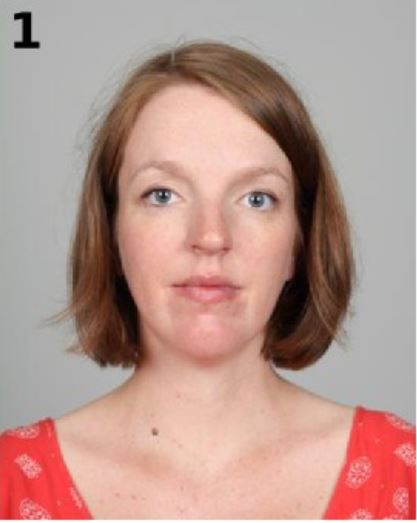
%> input picture 1.JPG, 417 x 523 px, given in place of D101.gif, which was not available
$ octave ClassResultsFast.m   (GNU Octave 9; MATLAB toolbox functions it lacks are replaced by stand-ins)
%> lines starting %> are read from the running program, lines starting %| are printed output that depends on the picture; pictures that were not available may be replaced by others from this repository, and a replacement may not be noted
### car2.m
%% car2(): Feautures extraction function
% This function creates a set of ideal filters and applies them to the
% input images. Aafter that, the energy is calculated for each resulting
% filtered image
% .The output is a features vector with the same size as the rings number
function features=car2(im)
%> called with im = 'D101.gif'

%%
% Randomly select a pixel within the image range and create a new subimage
% _cort_
ima=imread(im);
%> ima is the input picture: size 523x417x3 uint8; mean R, G, B 183.6, 150.4, 142
[l1 l2 l3]=size(ima);
%> l1 = 523; l2 = 417; l3 = 3
l=randi(l1-100);
r=randi(l2-100);
cort=ima((l:l+99),(r:r+99));
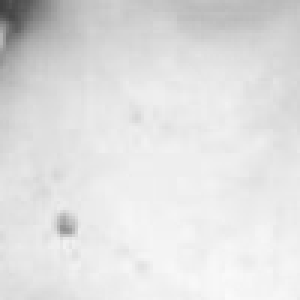
%> cort: size 100x100 uint8 (shown 3 times larger); min 64, max 250, mean 223.5


[b c]=spect1(cort); % Calls the _spect1()_ function
[x,y]=size(b);

n=50; % Rings number
if x>=y
h=x/n;

end

%%
% Calculate energy in horizontal spectrum rings

Eh=[];
for i=1:n/2
    f=0;
    g=lpfilter('ideal',x,y,h*i);
    g2=1-lpfilter('ideal',x,y,h*(i-1));
    fi=b.*g.*g2;
    d=uint8(ifft2(fi));
    e=sum(d(:));
    Eh(i)=e;
%   if i<=16
% figure(4),subplot(4,4,i),imshow(d),title(e);
%     end

end

%%
% Calculate energy in vertical spectrum rings adn display the reconstructed
% image after the applied filter

Ev=[];
for i=1:n/2

    g=lpfilter('ideal',x,y,h*i);
    g2=1-lpfilter('ideal',x,y,h*(i-1));
    fi=c.*g.*g2;

    d=uint8(ifft2(fi));
    e=sum(d(:));
%   if i<=16
% figure(4),subplot(4,4,i),imshow(d),title(e);
%     end

    Ev(i)=e;
end

Eh=Eh/max(Eh);
Ev=Ev/max(Ev);

%%
% Features vector and output of the function
features(1:25)=Eh;
features(26:50)=Ev;
% figure,bar(features)

### spect1.m
%% Fourier transform function and preprocessing
% This function applies a Sobel filter for 0° and 90° , after that both are
% transformed to the frequency domain and the outputs are the resulting
% images

%% Function declaration
% In this part the image is the input for the function and as result the
% output are two images
function [fh, fv]=spect1(ima)
ima=imresize(ima,.5);
%> ima: size 50x50 uint8
[fil,col,capa]=size(ima);
%> fil = 50; col = 50; capa = 1

%% Sobel filtering
% If the image is in RGB converts to grayscale
if capa==3
    grey(ima);
end

imaexp=zeros(fil+2,col+2);
[fil,col]=size(imaexp);
%> fil = 52; col = 52
for i=2:fil-1
    for j=2:col-1
        imaexp(i,j)=double(ima(i-1,j-1));
    end
end

%%
% *Apply the convolution matrix for horizontal filtering*
%%

%CM=[-1, 0, 1;-2, 0, 2; -1, 0, 1]
for i=2:fil-1
    for j=2:col-1
        Hh(i-1,j-1)=(1*imaexp(i-1,j-1)+ 0*imaexp(i-1,j)+(-1)*imaexp(i-1,j+1)+2*imaexp(i,j-1)+(0)*imaexp(i,j)-2*imaexp(i,j+1)+(1)*imaexp(i+1,j-1)+(0)*imaexp(i+1,j)+(0-1)*imaexp(i+1,j+1));
    end
end
%%
% *Apply the convolution matrix for vertical filtering*
%%

%CM=[1,2,1;0,0,0;-1,-2,-1]
for i=2:fil-1
    for j=2:col-1
        Hv(i-1,j-1)=((-1)*imaexp(i-1,j-1)-2*imaexp(i-1,j)+(-1)*imaexp(i-1,j+1)+0*imaexp(i,j-1)+(0)*imaexp(i,j)+(0)*imaexp(i,j+1)+1*imaexp(i+1,j-1)+2*imaexp(i+1,j)+(1)*imaexp(i+1,j+1));
    end
end

% imaf=Hh+Hv;
%% Show modified images
% [4 lines of commented-out code are left out]

%% Transformation to the frequency domain
% Here the program uses the Fast Fourier Transform(fft2) to obtain the spectrum of both images
%%
%Create the horizontal filtered spectrum
fo=fft2(Hh);
fh=fo;
% [6 lines of commented-out code are left out]

%%
%Create the vertical filtered spectrum
fo=fft2(Hv);
fv=fo;
% [6 lines of commented-out code are left out]

### lpfilter.m
function H=lpfilter(tipus, M,N,D0,n)

[U,V]=dftuv(M,N);
D=sqrt(U.^2+V.^2);

%Hb=1/(1+(D(u,v)/D0)^2*n);

switch tipus
    case 'ideal'
        H=double(D<=D0);
    case 'btw'
%         if margin==4
%             n=1;
%         end
        H=1./(1+(D./D0).^(2*n));
    case 'gauss'
        H=exp(-((D.^2)/(2*D0^2)));
    otherwise
        error('Tipus desconocido')
end

### dftuv.m
function [U, V] = dftuv(M, N)
%DFTUV Computes meshgrid frequency matrices.
%   [U, V] = DFTUV(M, N) computes meshgrid frequency matrices U and
%   V.  U and V are useful for computing frequency-domain filter
%   functions that can be used with DFTFILT.  U and V are both
%   M-by-N.

%   Copyright 2002-2004 R. C. Gonzalez, R. E. Woods, & S. L. Eddins
%   Digital Image Processing Using MATLAB, Prentice-Hall, 2004
%   $Revision: 1.3 $  $Date: 2003/04/16 22:30:34 $

% Set up range of variables.
u = 0:(M - 1);
v = 0:(N - 1);

% Compute the indices for use in meshgrid.
idx = find(u > M/2);
u(idx) = u(idx) - M;
idy = find(v > N/2);
v(idy) = v(idy) - N;

% Compute the meshgrid arrays.
[V, U] = meshgrid(v, u);

### ClassResultsFast.m
%% Classification test
% This program evaluates the classifier by using the same function for
% taking samples of an image of a fixed size and evaluating the features vector
%
% Carlos Emiliano Sol髍zano Esp韓dola-_carlosemiliano04@gmail.com_
%
% *ETSEIB-UPC*
%
%% Initialization
% Here the program clears all before running the program, also loads the
% previous programed classfier
%

 clc, close all, clear all
 load('classif2.mat');
%% First image for classification
% Loads the images and evalutes the  _car2()_ function in 20 samples of
% every image which will be the feature vector of 100*1 size , also displays the averaged feature vector for the samples

im1='D101.gif';

car4=zeros(120,50);
for i=1:20
    car4(i,:)=car2(im1);
%> the loop in car2, `for i=1:n/2` made 25 passes
%> e on passes 1 to 12: 11571, 11294, 13247, 16865, 21488, 22139, 22083, 26127, 29968, 31201, 33495, 35860
%> after the loop in car2, `for i=1:n/2`: Eh = 25 values, max 53390 at index 24, min 11294 at index 2, mean 35633.2
%> the loop in car2, `for i=1:n/2` made 25 passes
%> e on passes 1 to 12: 11979, 16564, 18934, 19332, 20559, 19584, 24924, 28668, 29233, 30228, 32854, 36575
%> after the loop in car2, `for i=1:n/2`: Ev = 25 values, max 52101 at index 24, min 11979 at index 1, mean 35679.1
%> in car2, `Eh=Eh/max(Eh);`: Eh = 25 values, max 1 at index 24, min 0.212 at index 2, mean 0.667
%> in car2, `Ev=Ev/max(Ev);`: Ev = 25 values, max 1 at index 24, min 0.23 at index 1, mean 0.685
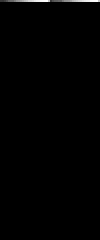
%> car4: size 120x50 double (shown 2 times larger); min 0, max 1, mean 0.00563
    close all
end
figure,subplot(121),imshow(imread(im1))
subplot(122),bar(mean(car4(1:20,:)))

%% Second image for classification
%
im1='D1.gif';

for i=1:20
    car4(i+20,:)=car2(im1);
%> call 4 of car2, with im = 'D1.gif'
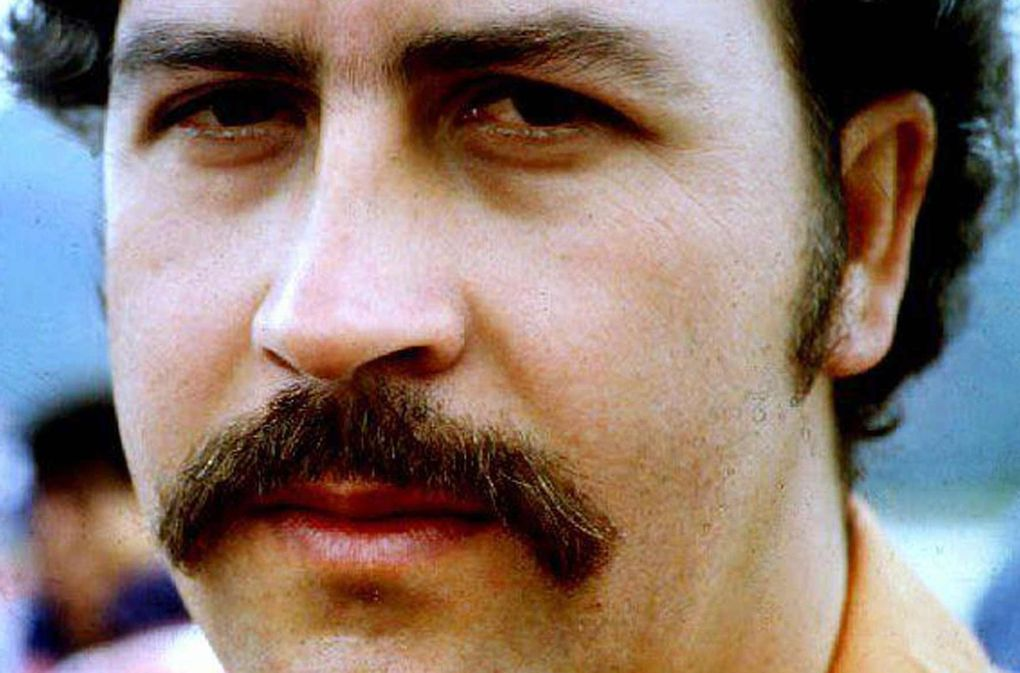
%> input picture 1020.jpg, 1020 x 673 px, given in place of D1.gif, which was not available
%> in car2, ima is the input picture: size 673x1020x3 uint8; mean R, G, B 138.4, 121.1, 113.4
%> in car2 (call 4), `cort=ima((l:l+99),(r:r+99));`:
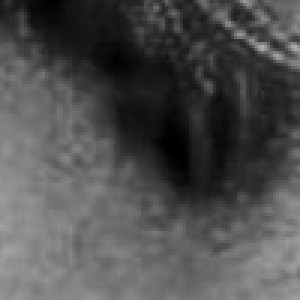
%> cort: size 100x100 uint8 (shown 3 times larger); min 0, max 174, mean 78.5
%> after the loop in spect1 (call 4), `for i=2:fil-1`:
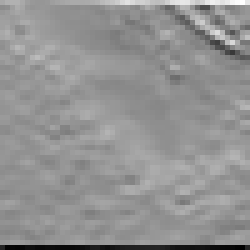
%> Hv: size 50x50 double (shown 5 times larger); min -572, max 431, mean 6.1; drawn with min black and max white
%> the loop in car2 (call 4), `for i=1:n/2` made 25 passes
%> e on passes 1 to 12: 20306, 15484, 14193, 9537, 16352, 11587, 19681, 18736, 15470, 18214, 21821, 19737
%> after the loop in car2 (call 4), `for i=1:n/2`: Eh = 25 values, max 29553 at index 24, min 9537 at index 4, mean 21799.1
%> the loop in car2 (call 4), `for i=1:n/2` made 25 passes
%> e on passes 1 to 12: 18715, 20934, 14114, 14073, 16942, 12429, 13524, 16608, 18637, 18576, 16284, 17928
%> pass 1, in car2 (call 4), `d=uint8(ifft2(fi));`:
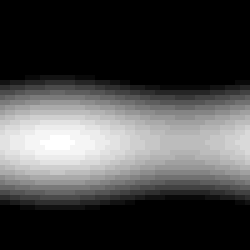
%> d: size 50x50 uint8 (shown 5 times larger); min 0, max 27, mean 7.5; drawn with min black and max white
%> pass 2, in car2 (call 4), `d=uint8(ifft2(fi));`:
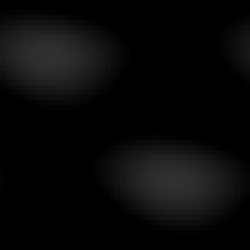
%> d: size 50x50 uint8 (shown 5 times larger); min 0, max 49, mean 8.4
%> after the loop in car2 (call 4), `for i=1:n/2`: Ev = 25 values, max 25164 at index 15, min 12429 at index 6, mean 19400.4
%> in car2 (call 4), `Eh=Eh/max(Eh);`: Eh = 25 values, max 1 at index 24, min 0.323 at index 4, mean 0.738
%> in car2 (call 4), `Ev=Ev/max(Ev);`: Ev = 25 values, max 1 at index 15, min 0.494 at index 6, mean 0.771
    close all
end
figure,subplot(121),imshow(imread(im1))
subplot(122),bar(mean(car4(21:40,:)))


%% Third image for classification
%
im1='D52.gif';

for i=1:20
    car4(i+40,:)=car2(im1);
%> the run ends on the next line
